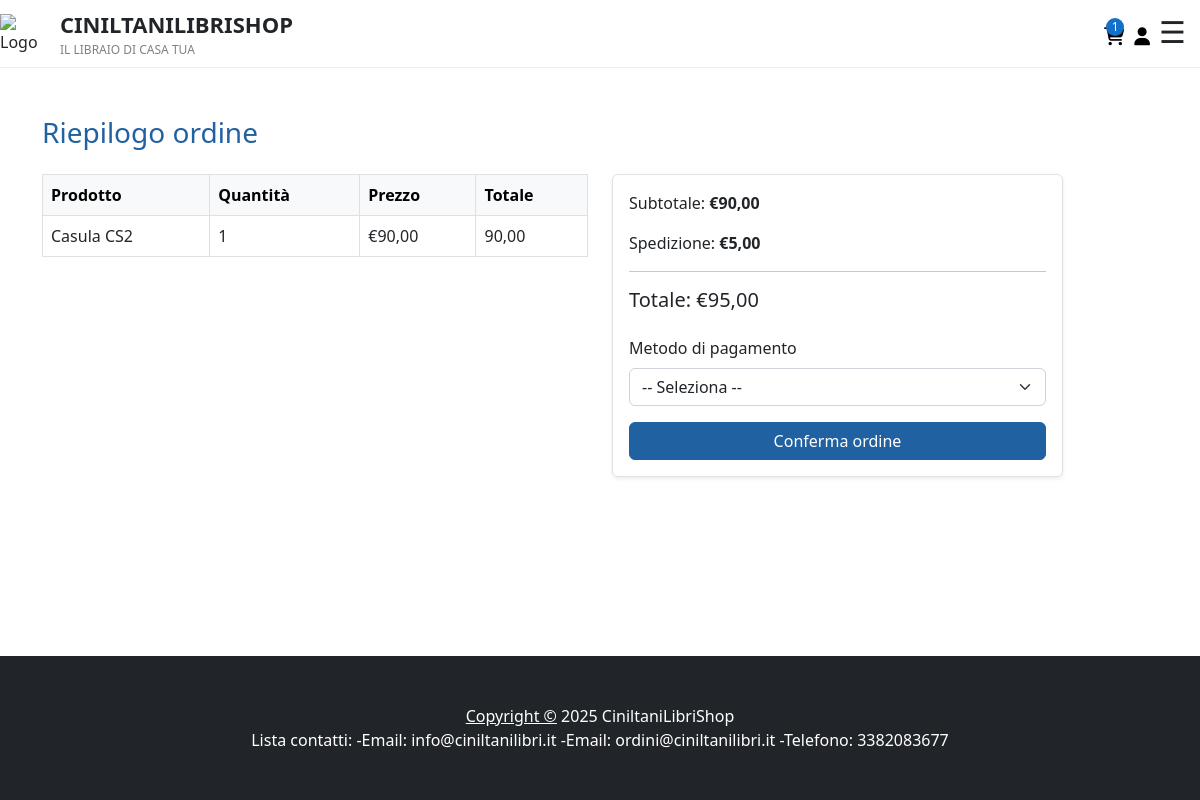
The page /ecommerce/checkout/ (signed in) on the database its author committed.
### ecommerce/models.py (models this page shows, shortened)
class Carrello(models.Model):
    utente = models.ForeignKey(Utente, on_delete=models.CASCADE)
    prodotto = models.ForeignKey(Prodotto, on_delete=models.CASCADE)
    quantita = models.PositiveIntegerField(default=1)

class Prodotto(models.Model):
    CATEGORIE = [
        ('libri', 'Libri'),
        ('oggettistica', 'Oggettistica'),
        ('cereria', 'Cereria'),
        ('immaginette', 'Immaginette'),
        ('santa_messa', 'Ostie e vino per S. Messa'),
        ('incenso-carboncini', 'Incenso e carboncini'),
    ]
    CLASSI_SPEDIZIONE = [
        ('incenso-carboncini', 'Carboncini incenso'),
        ('libri', 'Libri'),
        ('oggettistica', 'Oggettistica'),
        ('vino', 'Vino'),
    ]
    nome = models.CharField(max_length=120)
    descrizione = models.TextField(blank=True, null=True)
    categoria = models.CharField(max_length=20, choices=CATEGORIE)
    prezzo = models.DecimalField(max_digits=10, decimal_places=2)
    prezzo_scontato = models.DecimalField(max_digits=10, decimal_places=2)
    foto = models.ImageField(upload_to="prodotti/")
    lunghezza_cm = models.DecimalField(max_digits=6, decimal_places=2, blank=True, null=True)
    larghezza_cm = models.DecimalField(max_digits=6, decimal_places=2, blank=True, null=True)
    altezza_cm = models.DecimalField(max_digits=6, decimal_places=2, blank=True, null=True)
    peso_g = models.DecimalField(max_digits=7, decimal_places=2, blank=True, null=True)
    classe_spedizione = models.CharField(max_length=20, choices=CLASSI_SPEDIZIONE, blank=True, null=True)
    quantita = models.PositiveSmallIntegerField()
    disponibile = models.BooleanField(default=True)
    class Meta:
        verbose_name = "Prodotto"
        verbose_name_plural = "Prodotti"

### ecommerce/views.py (the view, shortened to what this page needs)
# urls.py: path('checkout/', views.checkout, name='checkout'),
@login_required
def checkout(request):
    utente = request.user
    carrello_items = Carrello.objects.filter(utente=utente)
    if not carrello_items.exists():
        return redirect('ecommerce:visualizza_carrello')
    for item in carrello_items:
        prezzo = item.prodotto.prezzo_scontato or item.prodotto.prezzo
        item.totale = prezzo * item.quantita  # aggiungi attributo dinamico
    subtotale = Decimal('0.00')
    for item in carrello_items:
        prezzo = item.prodotto.prezzo_scontato or item.prodotto.prezzo
        subtotale += prezzo * item.quantita
    costo_spedizione = Decimal('5.00')
    totale = subtotale + costo_spedizione
    return render(request, 'checkout.html', {
        'carrello_items': carrello_items,
        'subtotale': subtotale,
        'totale': totale,
        'costo_spedizione': costo_spedizione,
        'ordine_completato': False,
    })

### ecommerce/carrello_processor.py (called while the page is built)
def carrello_item_count(request):
    if request.user.is_authenticated:
        item_count = Carrello.objects.filter(utente=request.user).aggregate(
            total=Sum('quantita')
        )['total'] or 0
    else:
        item_count = 0
    return {'carrello_item_count': item_count}

### ecommerce/templates/checkout.html (shortened to what this page needs)
{% extends "index.html" %}
{% load static %}
{% block content %}
<section class="py-5">
  <div class="container">
    {% if ordine_completato %}
      <div class="alert alert-success text-center">
        <h4 class="mb-3">Ordine completato con successo!</h4>
        <p>Grazie per il tuo acquisto. Il numero del tuo ordine è <strong>#{{ numero_ordine }}</strong>.</p>
        <a href="{% url 'ecommerce:catalogo' %}" class="btn btn-primary mt-3">Torna al catalogo</a>
      </div>
    {% else %}
      <h3 class="mb-4" style="color:#2061A2;">Riepilogo ordine</h3>
      <div class="row">
        <div class="col-md-6">
          <table class="table table-bordered">
            <thead class="table-light">
              <tr>
                <th>Prodotto</th>
                <th>Quantità</th>
                <th>Prezzo</th>
                <th>Totale</th>
              </tr>
            </thead>
            <tbody>
              {% for item in carrello_items %}
              <tr>
                <td>{{ item.prodotto.nome }}</td>
                <td>{{ item.quantita }}</td>
                <td>€{{ item.prodotto.prezzo_scontato|default:item.prodotto.prezzo|floatformat:2 }}</td>
                <td>
                  {{ item.totale|floatformat:2 }}
                </td>
              </tr>
              {% endfor %}
            </tbody>
          </table>
        </div>
        <div class="col-md-5">
          <div class="card border shadow-sm">
            <div class="card-body">
              <p>Subtotale: <strong>€{{ subtotale|floatformat:2 }}</strong></p>
              <p>Spedizione: <strong>{% if costo_spedizione == 0 %}Gratuita{% else %}€{{ costo_spedizione|floatformat:2 }}{% endif %}</strong></p>
              <hr>
              <h5>Totale: €{{ totale|floatformat:2 }}</h5>
              <form id="checkout-form" method="post" novalidate>
                <div class="mb-3 mt-4">
                  <label class="form-label">Metodo di pagamento</label>
                  <select class="form-select" name="metodo_pagamento" id="metodo_pagamento" required>
                    <option value="">-- Seleziona --</option>
                  </select>
                </div>
                <button type="submit" class="btn btn-primary w-100">Conferma ordine</button>
              </form>
            </div>
          </div>
        </div>
      </div>
    {% endif %}
  </div>
</section>
{% endblock %}

### ecommerce/templates/checkout.html (style rules this page uses)
.btn-primary { background-color: #2061A2; border-color: #2061A2; }

### rows shown on the page
Carrello: prodotto.nome "Casula CS2", quantita "1", prodotto.prezzo_scontato "90,00", totale "90,00"

### other values the page prints
{{ carrello_item_count }} "1"
{{ subtotale|floatformat:2 }} "90,00"
{{ costo_spedizione|floatformat:2 }} "5,00"
{{ totale|floatformat:2 }} "95,00"
